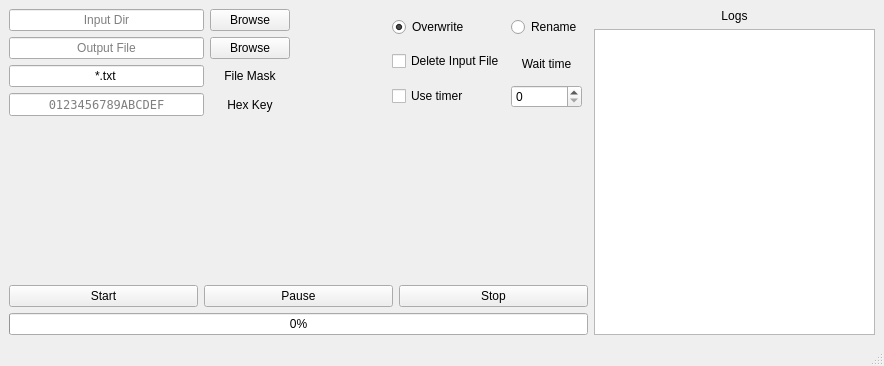
<?xml version="1.0" encoding="UTF-8"?>
<ui version="4.0">
 <class>MainWindow</class>
 <widget class="QMainWindow" name="MainWindow">
  <property name="geometry">
   <rect>
    <x>0</x>
    <y>0</y>
    <width>884</width>
    <height>366</height>
   </rect>
  </property>
  <property name="windowTitle">
   <string>MainWindow</string>
  </property>
  <widget class="QWidget" name="centralwidget">
   <layout class="QGridLayout" name="gridLayout">
    <item row="0" column="4" rowspan="5">
     <layout class="QVBoxLayout" name="grdLog">
      <item>
       <widget class="QLabel" name="lblLog">
        <property name="text">
         <string>Logs</string>
        </property>
        <property name="alignment">
         <set>Qt::AlignmentFlag::AlignCenter</set>
        </property>
       </widget>
      </item>
      <item>
       <widget class="QTextEdit" name="txtLog">
        <property name="font">
         <font>
          <family>Ubuntu</family>
          <pointsize>9</pointsize>
         </font>
        </property>
        <property name="readOnly">
         <bool>true</bool>
        </property>
       </widget>
      </item>
     </layout>
    </item>
    <item row="0" column="0">
     <layout class="QGridLayout" name="grdInput">
      <item row="1" column="0">
       <widget class="QLineEdit" name="txtOutputDir">
        <property name="focusPolicy">
         <enum>Qt::FocusPolicy::NoFocus</enum>
        </property>
        <property name="text">
         <string/>
        </property>
        <property name="alignment">
         <set>Qt::AlignmentFlag::AlignCenter</set>
        </property>
        <property name="readOnly">
         <bool>true</bool>
        </property>
        <property name="placeholderText">
         <string>Output File</string>
        </property>
       </widget>
      </item>
      <item row="2" column="0">
       <widget class="QLineEdit" name="txtFileMask">
        <property name="font">
         <font>
          <pointsize>9</pointsize>
         </font>
        </property>
        <property name="text">
         <string>*.txt</string>
        </property>
        <property name="alignment">
         <set>Qt::AlignmentFlag::AlignCenter</set>
        </property>
       </widget>
      </item>
      <item row="3" column="0">
       <widget class="QLineEdit" name="txtHexKey">
        <property name="font">
         <font>
          <family>DejaVu Sans Mono</family>
          <pointsize>9</pointsize>
         </font>
        </property>
        <property name="focusPolicy">
         <enum>Qt::FocusPolicy::ClickFocus</enum>
        </property>
        <property name="inputMask">
         <string/>
        </property>
        <property name="text">
         <string/>
        </property>
        <property name="alignment">
         <set>Qt::AlignmentFlag::AlignCenter</set>
        </property>
        <property name="placeholderText">
         <string>0123456789ABCDEF</string>
        </property>
       </widget>
      </item>
      <item row="3" column="1">
       <widget class="QLabel" name="lblKey">
        <property name="text">
         <string>Hex Key</string>
        </property>
        <property name="scaledContents">
         <bool>false</bool>
        </property>
        <property name="alignment">
         <set>Qt::AlignmentFlag::AlignCenter</set>
        </property>
       </widget>
      </item>
      <item row="0" column="0">
       <widget class="QLineEdit" name="txtInputDir">
        <property name="focusPolicy">
         <enum>Qt::FocusPolicy::ClickFocus</enum>
        </property>
        <property name="text">
         <string/>
        </property>
        <property name="alignment">
         <set>Qt::AlignmentFlag::AlignCenter</set>
        </property>
        <property name="readOnly">
         <bool>false</bool>
        </property>
        <property name="placeholderText">
         <string>Input Dir</string>
        </property>
       </widget>
      </item>
      <item row="2" column="1">
       <widget class="QLabel" name="lblMask">
        <property name="text">
         <string>File Mask</string>
        </property>
        <property name="alignment">
         <set>Qt::AlignmentFlag::AlignCenter</set>
        </property>
       </widget>
      </item>
      <item row="0" column="1">
       <widget class="QPushButton" name="btnBrowseInput">
        <property name="text">
         <string>Browse</string>
        </property>
       </widget>
      </item>
      <item row="1" column="1">
       <widget class="QPushButton" name="btnBrowseOutput">
        <property name="text">
         <string>Browse</string>
        </property>
       </widget>
      </item>
     </layout>
    </item>
    <item row="0" column="1">
     <spacer name="horizontalSpacer_2">
      <property name="orientation">
       <enum>Qt::Orientation::Horizontal</enum>
      </property>
      <property name="sizeType">
       <enum>QSizePolicy::Policy::Maximum</enum>
      </property>
      <property name="sizeHint" stdset="0">
       <size>
        <width>90</width>
        <height>10</height>
       </size>
      </property>
     </spacer>
    </item>
    <item row="4" column="0" colspan="4">
     <layout class="QGridLayout" name="grdSet">
      <item row="0" column="0">
       <widget class="QPushButton" name="btnStart">
        <property name="focusPolicy">
         <enum>Qt::FocusPolicy::WheelFocus</enum>
        </property>
        <property name="text">
         <string>Start</string>
        </property>
       </widget>
      </item>
      <item row="0" column="2">
       <widget class="QPushButton" name="btnStop">
        <property name="text">
         <string>Stop</string>
        </property>
       </widget>
      </item>
      <item row="0" column="1">
       <widget class="QPushButton" name="btnPause">
        <property name="text">
         <string>Pause</string>
        </property>
       </widget>
      </item>
      <item row="1" column="0" colspan="3">
       <widget class="QProgressBar" name="progressBar">
        <property name="value">
         <number>0</number>
        </property>
       </widget>
      </item>
     </layout>
    </item>
    <item row="0" column="2">
     <layout class="QGridLayout" name="gridLayout_2">
      <item row="5" column="2">
       <widget class="QSpinBox" name="spnSingleRun">
        <property name="maximum">
         <number>1000000</number>
        </property>
       </widget>
      </item>
      <item row="1" column="2">
       <widget class="QLabel" name="lblTimer">
        <property name="text">
         <string>Wait time</string>
        </property>
        <property name="alignment">
         <set>Qt::AlignmentFlag::AlignBottom|Qt::AlignmentFlag::AlignHCenter</set>
        </property>
       </widget>
      </item>
      <item row="1" column="0">
       <widget class="QCheckBox" name="chkDeleteInput">
        <property name="text">
         <string>Delete Input File</string>
        </property>
       </widget>
      </item>
      <item row="0" column="0">
       <widget class="QRadioButton" name="radOverwrite">
        <property name="text">
         <string>Overwrite</string>
        </property>
        <property name="checked">
         <bool>true</bool>
        </property>
       </widget>
      </item>
      <item row="0" column="2">
       <widget class="QRadioButton" name="radRename">
        <property name="text">
         <string>Rename</string>
        </property>
       </widget>
      </item>
      <item row="5" column="0">
       <widget class="QCheckBox" name="chkTimer">
        <property name="text">
         <string>Use timer</string>
        </property>
       </widget>
      </item>
     </layout>
    </item>
    <item row="3" column="0" colspan="3">
     <spacer name="horizontalSpacer">
      <property name="orientation">
       <enum>Qt::Orientation::Horizontal</enum>
      </property>
      <property name="sizeHint" stdset="0">
       <size>
        <width>521</width>
        <height>20</height>
       </size>
      </property>
     </spacer>
    </item>
   </layout>
  </widget>
  <widget class="QStatusBar" name="statusbar"/>
 </widget>
 <resources/>
 <connections/>
</ui>
